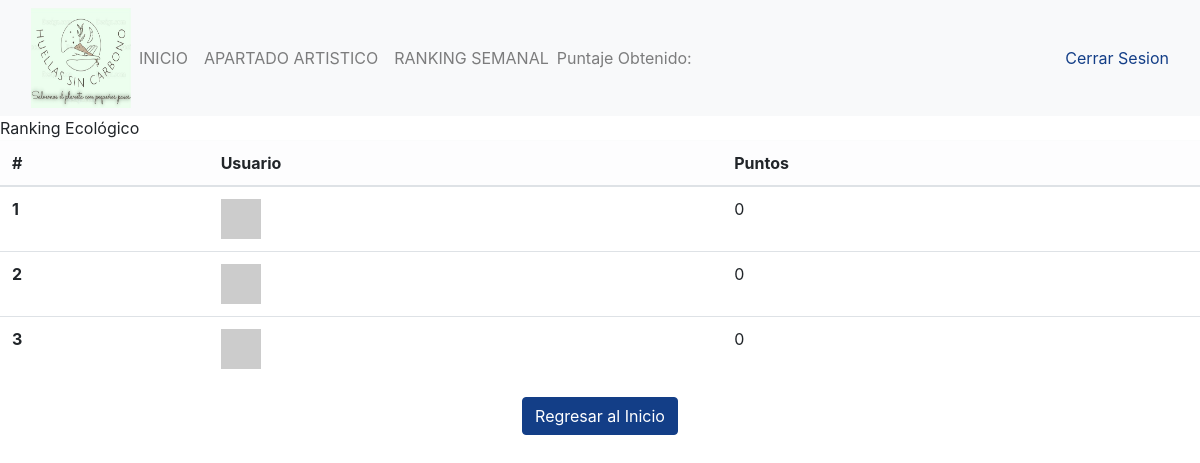
The app's page /ranking/ (signed in) with its own data.
### retoshuellascarbono/models.py (models this page shows, shortened)
class Rankings (models.Model):
    usuario = models.ForeignKey(settings.AUTH_USER_MODEL, on_delete=models.CASCADE)
    puntostotales = models.IntegerField(default= 0, null= False)

### retoshuellascarbono/views.py (the view)
# urls.py: path('ranking/', views.ranking, name='ranking'),
def ranking(request):
    rankings = Rankings.objects.all().order_by('-puntostotales')
    return render(request, 'ranking.html', {'rankings': rankings})

### retoshuellascarbono/templates/ranking.html (shortened to what this page needs)
{% extends "base.html" %}
{% block content %}
    <div class="scoreboard">
        <div class="scoreboard-header">Ranking Ecológico</div>
        <div class="table-responsive">
            <table class="table table-hover mb-0">
                <thead class="table-light">
                    <tr>
                        <th scope="col">#</th>
                        <th scope="col">Usuario</th>
                        <th scope="col">Puntos</th>
                    </tr>
                </thead>
                <tbody>
                    {% for ranking in rankings %}
                    <tr>
                        <th scope="row" class="rank">{{ forloop.counter }}</th>
                        <td>
                            <div class="user-row">
                                <img src="https://via.placeholder.com/40" alt="Avatar" class="user-avatar">
                            </div>
                        </td>
                        <td>{{ ranking.puntostotales }}</td>
                    </tr>
                    {% endfor %}
                </tbody>
            </table>
        </div>
    </div>
    <div class="text-center mt-3">
        <a href="{% url 'retoshuellascarbono:index' %}" class="btn btn-primary">Regresar al Inicio</a>
    </div>
{% endblock %}

### records on screen
Rankings: puntostotales "0"
Rankings: puntostotales "0"
Rankings: puntostotales "0"
